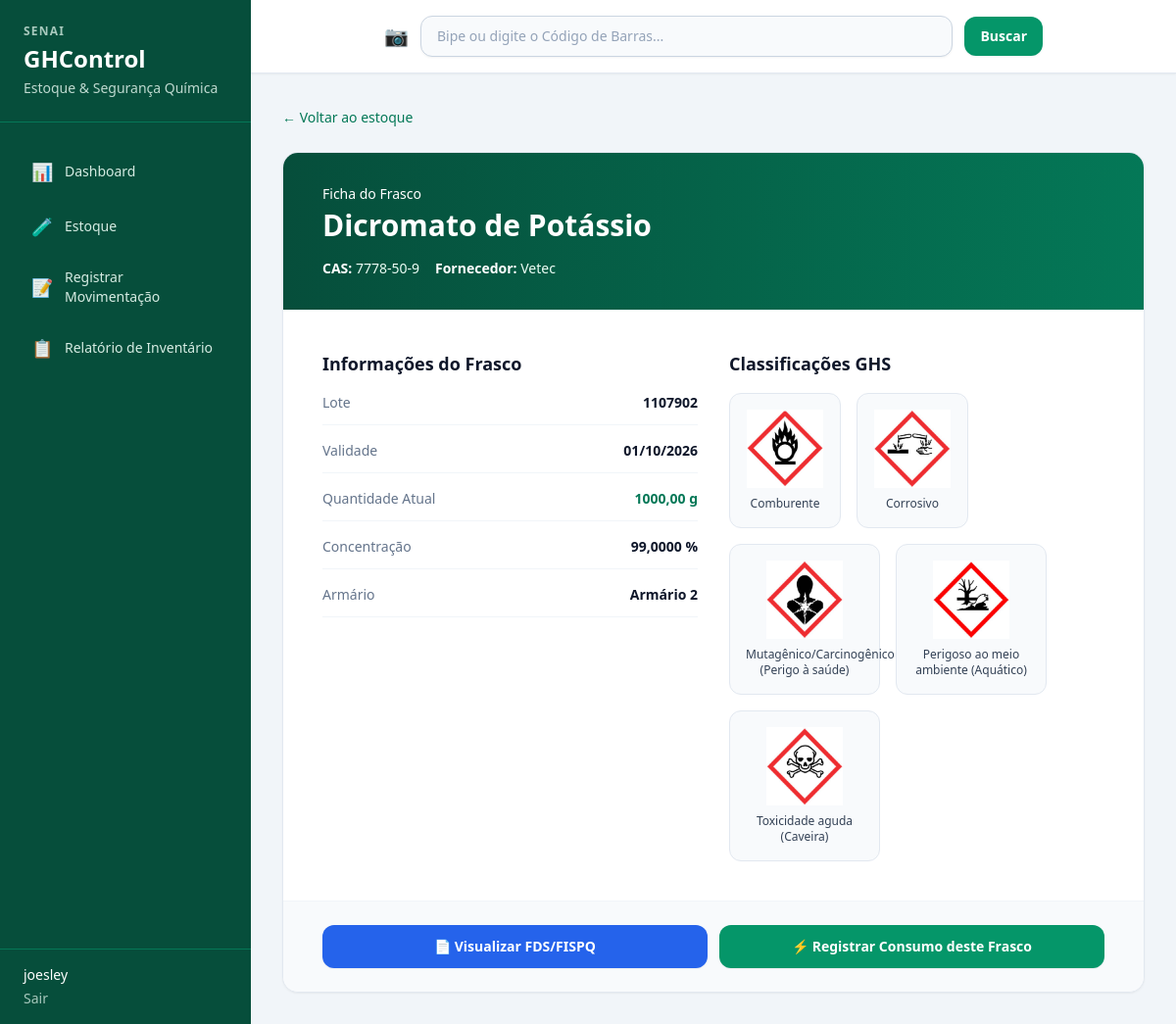
Screenshot of /estoque/31/ (signed in) with the database file from the repository.
### estoque/models.py (models this page shows, shortened)
class ItemEstoque(models.Model):
    reagente = models.ForeignKey(
        Reagente,
        on_delete=models.PROTECT,
        related_name='itens_estoque',
        verbose_name='Reagente',
        help_text='Reagente do catálogo ao qual este frasco pertence.',
    )
    lote = models.CharField(
        max_length=100,
        verbose_name='Lote',
        help_text='Identificação do lote de fabricação.',
    )
    validade = models.DateField(
        verbose_name='Validade',
        help_text='Data de validade do frasco.',
    )
    quantidade = models.DecimalField(
        max_digits=10,
        decimal_places=2,
        verbose_name='Quantidade',
        help_text='Volume ou massa disponível no frasco.',
    )
    qtd_unidade = models.CharField(
        max_length=20,
        verbose_name='Unidade da quantidade',
        help_text='Unidade de medida da quantidade (ex.: ml, g, L).',
    )
    concentracao = models.DecimalField(
        max_digits=10,
        decimal_places=4,
        verbose_name='Concentração',
        help_text='Concentração deste frasco específico.',
    )
    conc_unidade = models.CharField(
        max_length=20,
        verbose_name='Unidade da concentração',
        help_text='Unidade da concentração (ex.: %, M, N).',
    )
    fornecedor = models.CharField(
        max_length=200,
        verbose_name='Fornecedor',
        help_text='Nome do fornecedor do frasco.',
    )
    codigo_barras = models.CharField(
        max_length=100,
        blank=True,
        verbose_name='Código de barras',
        help_text='Código de barras do frasco, se houver.',
    )
    armario = models.ForeignKey(
        Armario,
        on_delete=models.PROTECT,
        related_name='itens_estoque',
        verbose_name='Armário',
        help_text='Localização física (prateleira/armário) do frasco.',
    )
    class Meta:
        verbose_name = 'Item de estoque'
        verbose_name_plural = 'Itens de estoque'
        ordering = ['reagente__nome', 'validade']

class Reagente(models.Model):
    nome = models.CharField(
        max_length=200,
        verbose_name='Nome',
        help_text='Nome do reagente químico.',
    )
    cas = models.CharField(
        max_length=50,
        verbose_name='CAS',
        help_text='Número CAS (Chemical Abstracts Service) da substância.',
    )
    classificacoes_ghs = models.ManyToManyField(
        GHS,
        related_name='reagentes',
        verbose_name='Classificações GHS',
        blank=True,
        help_text='Pictogramas GHS aplicáveis ao reagente (pode haver mais de um).',
    )
    fds_url = models.URLField(
        'Link da FDS/FISPQ',
        blank=True,
        null=True,
        help_text='URL do PDF da Ficha de Dados de Segurança (FDS/FISPQ) do fabricante.',
    )
    class Meta:
        verbose_name = 'Reagente'
        verbose_name_plural = 'Reagentes'
        ordering = ['nome']

class Armario(models.Model):
    posicao = models.IntegerField(
        verbose_name='Posição',
        unique=True,
        help_text='Número ou identificação da prateleira ou armário.',
    )
    class Meta:
        verbose_name = 'Armário'
        verbose_name_plural = 'Armários'
        ordering = ['posicao']

class GHS(models.Model):
    nome = models.CharField(
        max_length=100,
        verbose_name='Nome',
        help_text='Descrição do perigo GHS (ex.: Inflamável, Corrosivo).',
    )
    picto = models.CharField(
        max_length=255,
        verbose_name='Pictograma',
        help_text='Caminho ou nome do arquivo do pictograma GHS.',
    )
    class Meta:
        verbose_name = 'GHS'
        verbose_name_plural = 'GHS'
        ordering = ['nome']

### estoque/views.py (the view)
# urls.py: path('estoque/<int:pk>/', views.detalhe_item, name='detalhe_item'),
@login_required
def detalhe_item(request, pk):
    item = get_object_or_404(
        ItemEstoque.objects.select_related('reagente', 'armario')
        .prefetch_related('reagente__classificacoes_ghs'),
        pk=pk,
    )
    return render(request, 'estoque/detalhe_item.html', {'item': item})

### estoque/templates/estoque/detalhe_item.html (shortened to what this page needs)
{% extends 'estoque/base.html' %}
{% load static %}
{% block content %}
<div class="mb-6">
    <a href="{% url 'estoque:lista_estoque' %}"
       class="inline-flex items-center gap-1 text-sm font-medium text-brand-700 hover:text-brand-900">
        ← Voltar ao estoque
    </a>
</div>
<div class="overflow-hidden rounded-2xl border border-slate-200 bg-white shadow-sm">
    <div class="border-b border-slate-100 bg-gradient-to-r from-brand-900 to-brand-700 px-6 py-8 text-white md:px-10">
        <p class="text-sm font-medium text-brand-100">Ficha do Frasco</p>
        <h2 class="mt-1 text-3xl font-bold">{{ item.reagente.nome }}</h2>
        <div class="mt-4 flex flex-wrap gap-4 text-sm text-brand-50">
            <span><strong class="text-white">CAS:</strong> {{ item.reagente.cas }}</span>
            <span><strong class="text-white">Fornecedor:</strong> {{ item.fornecedor }}</span>
        </div>
    </div>
    <div class="grid gap-8 p-6 md:grid-cols-2 md:p-10">
        <div>
            <h3 class="mb-4 text-lg font-semibold text-slate-900">Informações do Frasco</h3>
            <dl class="space-y-4">
                <div class="flex justify-between border-b border-slate-100 pb-3">
                    <dt class="text-sm text-slate-500">Lote</dt>
                    <dd class="text-sm font-semibold text-slate-900">{{ item.lote }}</dd>
                </div>
                <div class="flex justify-between border-b border-slate-100 pb-3">
                    <dt class="text-sm text-slate-500">Validade</dt>
                    <dd class="text-sm font-semibold text-slate-900">{{ item.validade|date:"d/m/Y" }}</dd>
                </div>
                <div class="flex justify-between border-b border-slate-100 pb-3">
                    <dt class="text-sm text-slate-500">Quantidade Atual</dt>
                    <dd class="text-sm font-bold text-brand-700">{{ item.quantidade }} {{ item.qtd_unidade }}</dd>
                </div>
                <div class="flex justify-between border-b border-slate-100 pb-3">
                    <dt class="text-sm text-slate-500">Concentração</dt>
                    <dd class="text-sm font-semibold text-slate-900">{{ item.concentracao }} {{ item.conc_unidade }}</dd>
                </div>
                <div class="flex justify-between border-b border-slate-100 pb-3">
                    <dt class="text-sm text-slate-500">Armário</dt>
                    <dd class="text-sm font-semibold text-slate-900">Armário {{ item.armario.posicao }}</dd>
                </div>
            </dl>
        </div>
        <div>
            <h3 class="mb-4 text-lg font-semibold text-slate-900">Classificações GHS</h3>
            <div class="flex flex-wrap gap-4">
                {% for ghs in item.reagente.classificacoes_ghs.all %}
                <div class="flex flex-col items-center rounded-xl border border-slate-200 bg-slate-50 p-4 text-center">
                    <img src="{% static ghs.picto %}"
                         alt="{{ ghs.nome }}"
                         title="{{ ghs.nome }}"
                         class="h-20 w-20 object-contain"
                         onerror="this.classList.add('hidden'); this.nextElementSibling.classList.remove('hidden');">
                    <p class="mt-2 max-w-[120px] text-xs font-medium text-slate-700">{{ ghs.nome }}</p>
                </div>
                {% empty %}
                <p class="text-sm italic text-slate-400">Nenhuma classificação GHS cadastrada.</p>
                {% endfor %}
            </div>
        </div>
    </div>
    <div class="flex flex-col gap-3 border-t border-slate-100 bg-slate-50 px-6 py-6 md:flex-row md:px-10">
        {% if item.reagente.fds_url %}
        <a href="{{ item.reagente.fds_url }}"
           target="_blank"
           rel="noopener noreferrer"
           class="inline-flex flex-1 items-center justify-center gap-2 rounded-xl bg-blue-600 px-6 py-3 text-sm font-semibold text-white shadow-sm transition hover:bg-blue-700">
            📄 Visualizar FDS/FISPQ
        </a>
        {% else %}
        <span class="inline-flex flex-1 cursor-not-allowed items-center justify-center gap-2 rounded-xl border border-slate-200 bg-slate-100 px-6 py-3 text-sm font-medium text-slate-400"
              title="Cadastre o link da FDS no painel admin (Reagente)">
            📄 FDS/FISPQ indisponível
        </span>
        {% endif %}
        <a href="{% url 'estoque:registrar_movimentacao' %}?item={{ item.pk }}&tipo=Consumo"
           class="inline-flex flex-1 items-center justify-center gap-2 rounded-xl bg-brand-600 px-6 py-3 text-sm font-semibold text-white shadow-sm transition hover:bg-brand-700">
            ⚡ Registrar Consumo deste Frasco
        </a>
    </div>
</div>
{% endblock %}

### estoque/templates/estoque/base.html (shortened to what this page needs)
{% load static %}
<!DOCTYPE html>
<html lang="pt-BR">
<head>
    <script src="https://cdn.tailwindcss.com"></script>
</head>
<body class="min-h-screen bg-slate-100 text-slate-800 antialiased">
    <div class="flex min-h-screen">
        <aside class="hidden w-64 flex-shrink-0 bg-brand-900 text-white md:flex md:flex-col print:hidden">
            <div class="border-b border-brand-700 px-6 py-6">
                <p class="text-xs font-semibold uppercase tracking-widest text-brand-50/70">SENAI</p>
                <h1 class="mt-1 text-2xl font-bold">GHControl</h1>
                <p class="mt-1 text-sm text-brand-50/80">Estoque &amp; Segurança Química</p>
            </div>
            <nav class="flex-1 space-y-1 px-4 py-6">
                <a href="{% url 'estoque:dashboard' %}"
                   class="flex items-center gap-3 rounded-lg px-4 py-3 text-sm font-medium transition
                          {% if request.resolver_match.url_name == 'dashboard' %}bg-brand-700 text-white{% else %}text-brand-50/90 hover:bg-brand-700/60{% endif %}">
                    <span class="text-lg">📊</span> Dashboard
                </a>
                <a href="{% url 'estoque:lista_estoque' %}"
                   class="flex items-center gap-3 rounded-lg px-4 py-3 text-sm font-medium transition
                          {% if request.resolver_match.url_name == 'lista_estoque' %}bg-brand-700 text-white{% else %}text-brand-50/90 hover:bg-brand-700/60{% endif %}">
                    <span class="text-lg">🧪</span> Estoque
                </a>
                <a href="{% url 'estoque:registrar_movimentacao' %}"
                   class="flex items-center gap-3 rounded-lg px-4 py-3 text-sm font-medium transition
                          {% if request.resolver_match.url_name == 'registrar_movimentacao' %}bg-brand-700 text-white{% else %}text-brand-50/90 hover:bg-brand-700/60{% endif %}">
                    <span class="text-lg">📝</span> Registrar Movimentação
                </a>
                <a href="{% url 'estoque:relatorio_inventario' %}"
                   class="flex items-center gap-3 rounded-lg px-4 py-3 text-sm font-medium transition
                          {% if request.resolver_match.url_name == 'relatorio_inventario' %}bg-brand-700 text-white{% else %}text-brand-50/90 hover:bg-brand-700/60{% endif %}">
                    <span class="text-lg">📋</span> Relatório de Inventário
                </a>
            </nav>
            {% if user.is_authenticated %}
            <div class="border-t border-brand-700 px-6 py-4 text-sm text-brand-50/80">
                <p class="font-medium text-white">{{ user.get_username }}</p>
                <form method="post" action="{% url 'estoque:logout' %}" class="mt-1">
                    <button type="submit" class="text-brand-50/70 hover:text-white">Sair</button>
                </form>
            </div>
            {% endif %}
        </aside>
        <div class="flex flex-1 flex-col">
            <header class="hidden border-b border-slate-200 bg-white px-8 py-4 shadow-sm md:block print:hidden">
                <form action="{% url 'estoque:busca_codigo_barras' %}" method="get" class="mx-auto flex max-w-2xl items-center gap-3">
                    <span class="text-xl text-slate-400" aria-hidden="true">📷</span>
                    <input type="text"
                           name="codigo"
                           placeholder="Bipe ou digite o Código de Barras..."
                           autocomplete="off"
                           class="w-full rounded-xl border border-slate-300 bg-slate-50 px-4 py-2.5 text-sm text-slate-800 shadow-sm placeholder:text-slate-400 focus:border-brand-500 focus:bg-white focus:outline-none focus:ring-2 focus:ring-brand-200">
                    <button type="submit"
                            class="rounded-xl bg-brand-600 px-4 py-2.5 text-sm font-semibold text-white shadow-sm transition hover:bg-brand-700">
                        Buscar
                    </button>
                </form>
            </header>
            <main class="flex-1 px-4 py-6 md:px-8 md:py-8">
                {% block content %}{% endblock %}
            </main>
        </div>
    </div>
</body>
</html>

### rows the page displays
ItemEstoque: reagente.nome "Dicromato de Potássio", reagente.cas "7778-50-9", fornecedor "Vetec", lote "1107902", validade "01/10/2026", quantidade "1000,00", qtd_unidade "g", concentracao "99,0000", conc_unidade "%", armario.posicao "2"
GHS: picto (picture), nome "Comburente"
GHS: picto (picture), nome "Corrosivo"
GHS: picto (picture), nome "Mutagênico/Carcinogênico (Perigo à saúde)"
GHS: picto (picture), nome "Perigoso ao meio ambiente (Aquático)"
GHS: picto (picture), nome "Toxicidade aguda (Caveira)"

### other values shown
{{ user.get_username }} "joesley"
